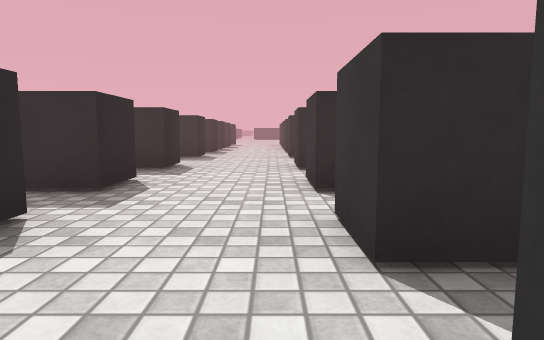
view 1 (above)

17 first-person views from a walk through a 3-D level made in the Unity game engine. The camera is 0.62 m above the floor, tilts 6° down and sees 75° across. The floor is counted in squares, 1 m on a side. Each view is taken from the middle of a square. On the plan, view 1 faces up. The plan holds only what a view shows up to about 10 squares ahead; the rest is blank. The place goes on beyond the plan. The player is left out. Surface patterns are stand-ins for the level's own textures.

view 2
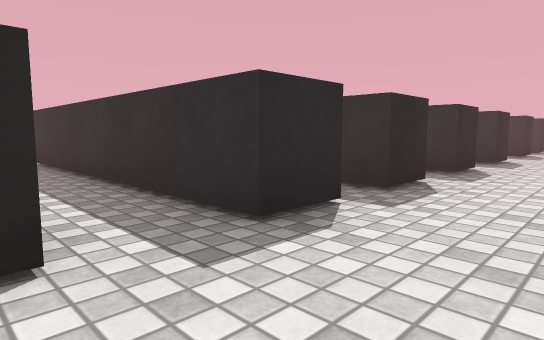

view 3
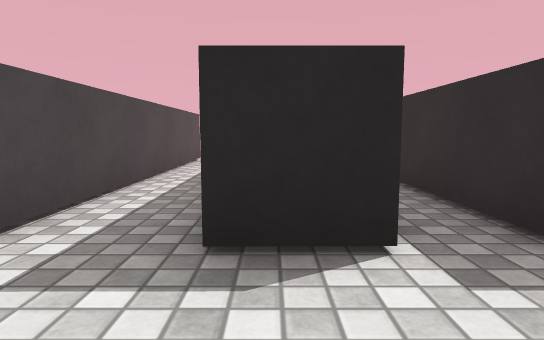

view 4
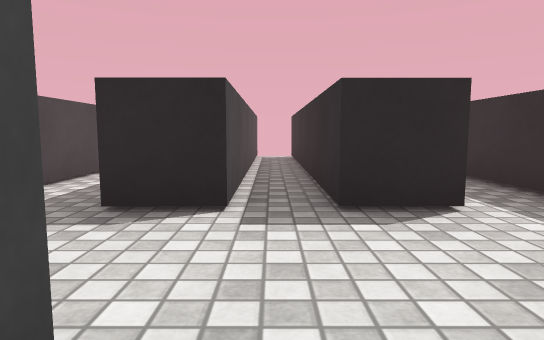

view 5
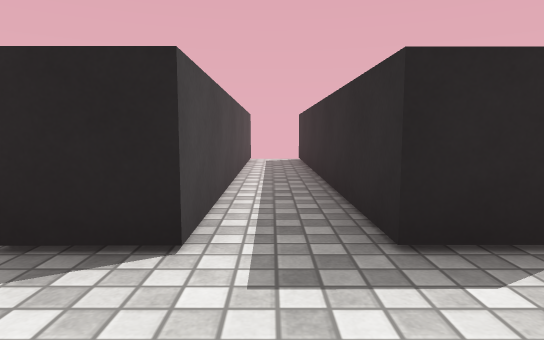

view 6
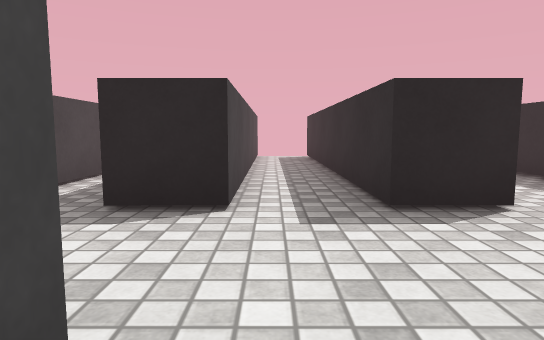

view 7
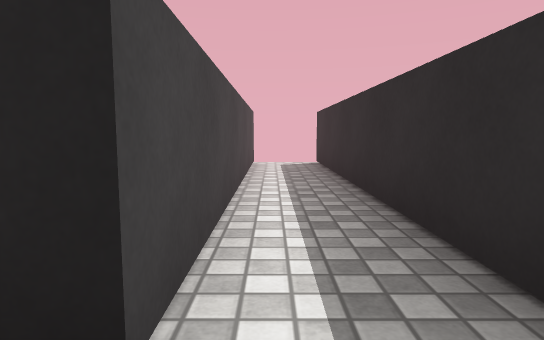

view 8
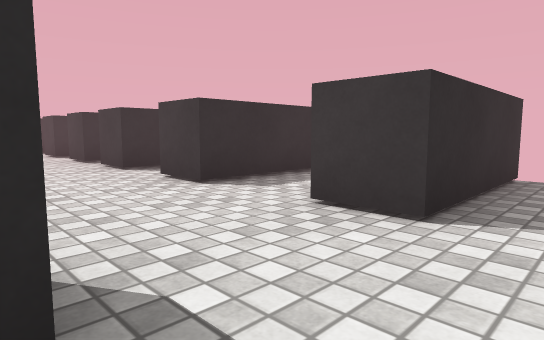

view 9
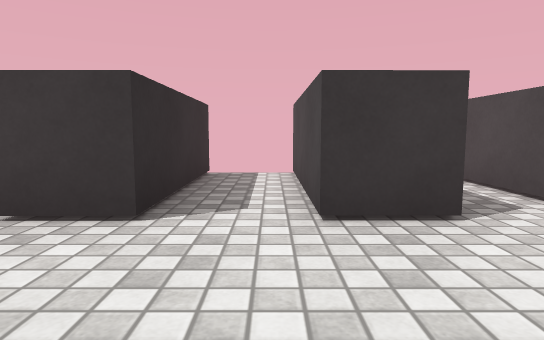

view 10
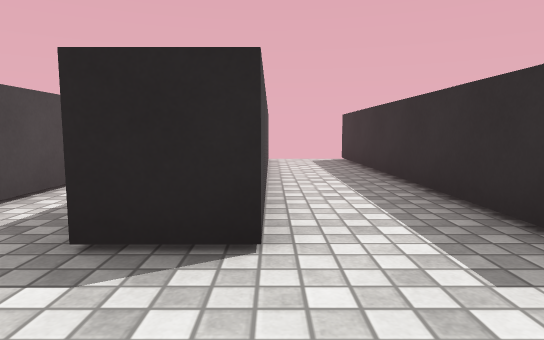

view 11
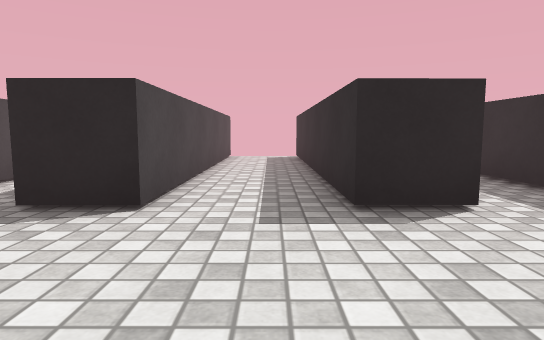

view 12
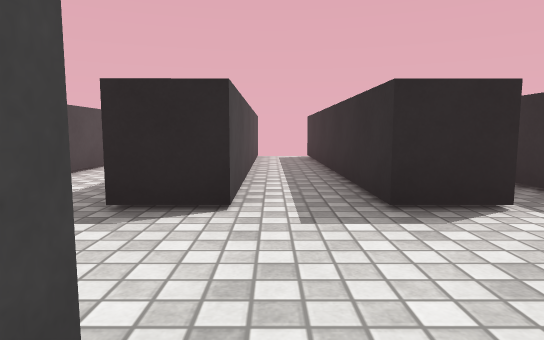

view 13
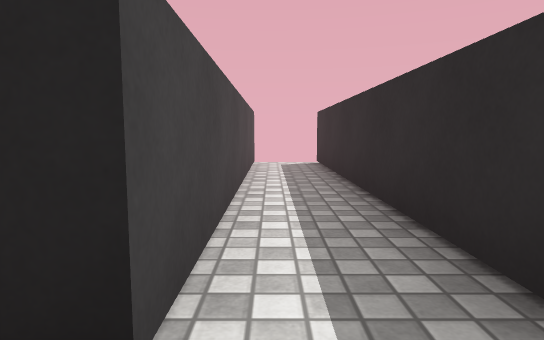

view 14
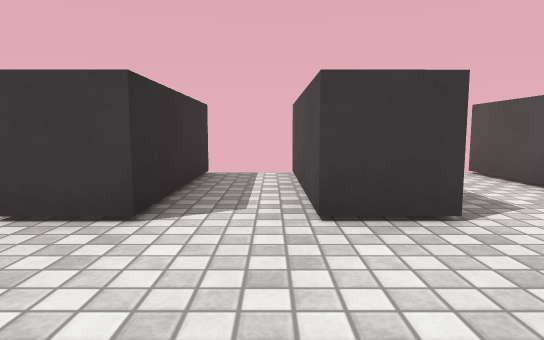

view 15
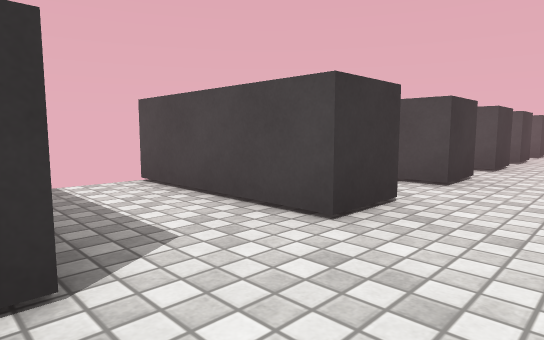

view 16
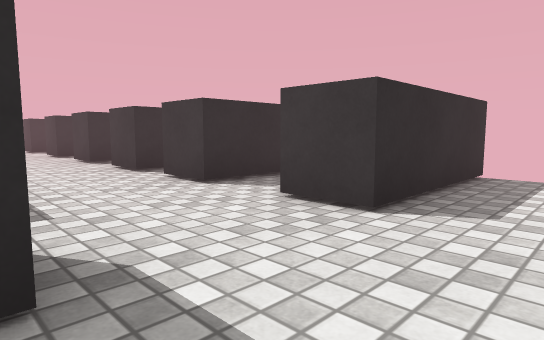

view 17
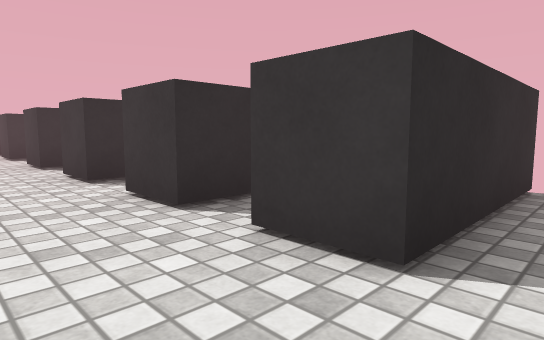

### Floor plan
Points are (right, up) in squares from view 1. A wall is a line through its corners. A room is listed if a view was taken in it or the views show most of it. See-through windows are left out.
Room 1 (views 1, 3, 17)
walls: (-1.8, 0.6) (-1.8, -0.4) (-8.1, -0.4); (3.5, -0.3) (0.5, -0.3) (0.5, 0.7); (-8.3, -1.7) (-2.1, -1.6)
ways out: opening at (-0.5, -2) to room 2; opening at (-0.5, 0) to room 3
Room 2 (views 2, 16)
walls: (3.5, -2.6) (0.5, -2.6) (0.5, -1.6)
ways out: opening at (-0.5, -2) to room 1
Room 3 (view 4)
walls: (-1.8, 2.5) (-1.8, 1.5) (-8.1, 1.5); (1.3, 1.5) (0.5, 1.5) (0.5, 2.5); (-8.3, 0.6) (-1.8, 0.6)
ways out: opening at (-0.5, 0) to room 1; opening at (-0.5, 2) to room 4
Room 4 (view 5)
walls: (-1.8, 4.7) (-1.8, 3.7) (-8.4, 3.6); (0.5, 2.5) (2.5, 2.6); (1, 3.7) (0.5, 3.7) (0.4, 4.7); (-8.1, 2.5) (-1.8, 2.5)
ways out: opening at (-0.5, 2) to room 3; opening at (-0.5, 4) to room 5
Room 5 (views 6, 7, 8, 9, 10)
walls: (-1.8, 6.9) (-1.8, 5.9) (-8.4, 5.9); (0.4, 4.7) (3.5, 4.7); (3.5, 6) (0.4, 6) (0.4, 7); (-8.1, 4.6) (-1.8, 4.7)
ways out: opening at (-0.5, 4) to room 4; opening at (-0.5, 6.5) to room 6
Room 6 (views 11, 15)
walls: (-1.8, 9.7) (-1.8, 8.7) (-8.4, 8.6); (0.4, 7) (3.5, 7); (2.6, 8.7) (0.4, 8.7) (0.4, 9.7); (-8.4, 6.9) (-1.8, 6.9)
ways out: opening at (-0.5, 6.5) to room 5; opening at (-0.5, 9) to room 7
Room 7 (views 12, 13, 14)
walls: (-1.8, 12) (-1.8, 11) (-8.4, 10.9); (0.4, 9.7) (3.4, 9.7); (3.5, 11) (0.4, 11) (0.4, 12); (-8.4, 9.6) (-1.8, 9.7)
ways out: opening at (-0.5, 9) to room 6

Positions as (right, up) in squares from view 1, and headings:
1: (0, 0), facing up
2: (0, -2), facing up-left
3: (0, 0), facing left
4: (1, 1), facing left
5: (0, 3), facing left
6: (1, 5), facing left
7: (-1, 5), facing left
8: (-2, 5), facing up-right
9: (-2, 5), facing right
10: (0, 7), facing left
11: (1, 8), facing left
12: (1, 10), facing left
13: (-1, 10), facing left
14: (-2, 10), facing right
15: (-1, 9), facing down-right
16: (-2, -4), facing up-right
17: (-1, -1), facing up-right
